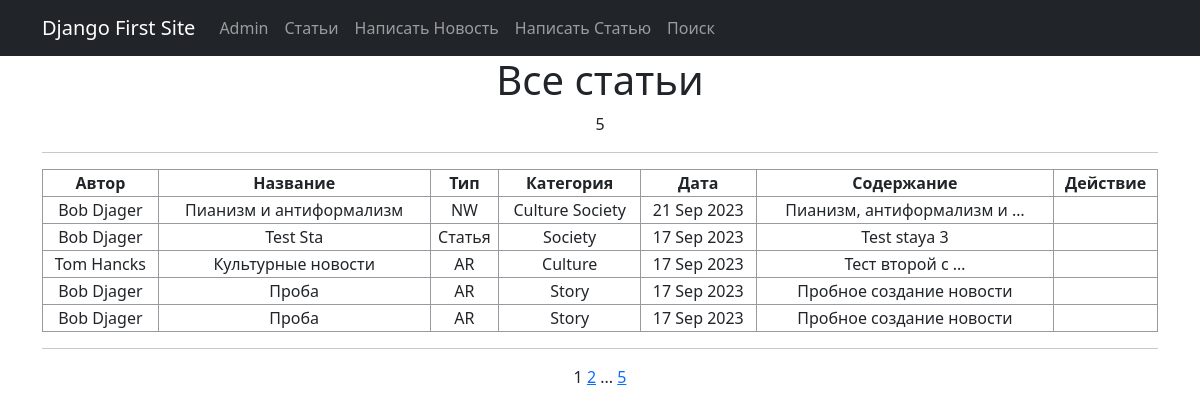
Before: /news/ with the older database file.
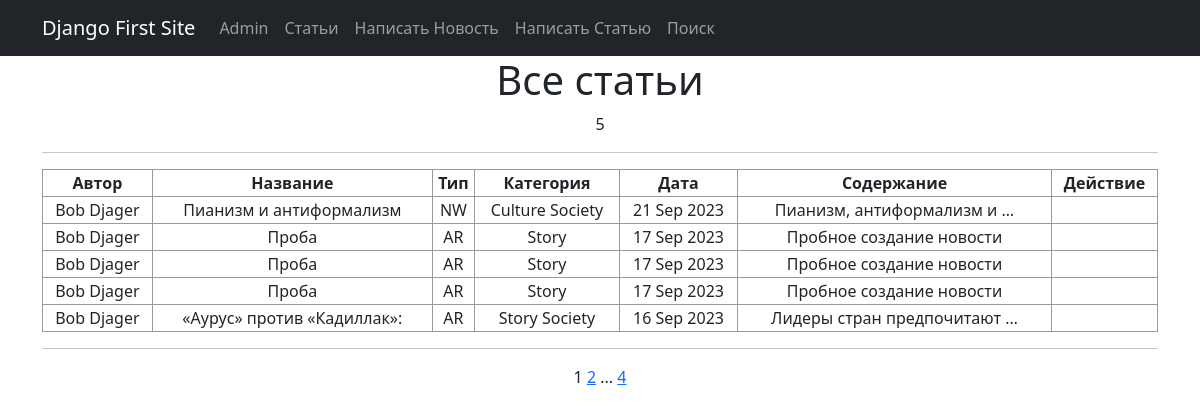
After: the same page with the newer database file.
### news/models.py (models this page shows, shortened)
class Post(models.Model):
    news = 'NW'
    article = 'AR'
    CATEGORY_CHOICES = [
        (news, 'Новость'),
        (article, 'Статья')
    ]
    post_author = models.ForeignKey(Author, on_delete=models.CASCADE)
    category_type = models.CharField(max_length=2, choices=CATEGORY_CHOICES,
                                     default=article)
    post_date = models.DateTimeField(auto_now_add=True)
    post_category = models.ManyToManyField(Category, through='PostCategory')
    post_title = models.CharField(max_length=128)
    post_text = models.TextField()
    post_rating = models.SmallIntegerField(default=0)

class Author(models.Model):
    author_user = models.OneToOneField(User, on_delete=models.CASCADE)
    author_rating = models.SmallIntegerField(default=0)
    def __str__(self):
        return f'{self.author_user.username}'

class Category(models.Model):
    category_name = models.CharField(max_length=64, unique=True)
    subscribers = models.ManyToManyField(User, related_name='categories')

### news/views.py (the view)
# urls.py: path('', PostList.as_view(), name='news'),
class PostList(ListView):
    model = Post
    ordering = '-post_date'
    template_name = 'news.html'
    context_object_name = 'news'
    paginate_by = 5
    def get_context_data(self, **kwargs):
        context = super().get_context_data(**kwargs)
        return context

### news/templates/news/news.html (shortened to what this page needs)
{% extends 'flatpages/default.html' %}
{% load censor_filters %}
{% block content %}
<h1>Все статьи</h1>
{{ news|length }}
<hr>
{% if news|length %}
    <table>
        <tr>
            <th>Автор</th>
            <th>Название</th>
            <th>Тип</th>
            <th>Категория</th>
            <th>Дата</th>
            <th>Содержание</th>
            <th>Действие</th>
        </tr>
        {% for post in news %}
        <col>
            <td>{{ post.post_author}}</td>
            <td>{{ post.post_title }}</td>
            <td>{{ post.category_type }}</td>
            <td>
                    {% for cat in post.post_category.all %}
                        {{ cat.category_name }}
                    {% endfor %}
            </td>
            <td>{{ post.post_date|date:'d M Y'}}</td>
            <td>{{ post.post_text|truncatewords:3}}</td>
            <td>
            </td>
        {% endfor %}
    </table>
            <hr>
        {% else %}
            <h1>Извините на данный момент статей нет</h1>
{% endif %}
{{ page_obj.number }}
{% if page_obj.has_next %}
    <a href="?page={{ page_obj.next_page_number }}">{{ page_obj.next_page_number }}</a>
    {% if paginator.num_pages != page_obj.next_page_number %}
    ...
    <a href="?page={{ page_obj.paginator.num_pages }}">{{ page_obj.paginator.num_pages }}</a>
    {% endif %}
{% endif %}
{% endblock content %}

Changed rows visible on the page:
removed Post: post_author "Bob Djager", post_title "Test Sta", category_type "Статья", post_date "17 Sep 2023", post_text "Test staya 3", Category (category_name "Society")
removed Post: post_author "Tom Hancks", post_title "Культурные новости", category_type "AR", post_date "17 Sep 2023", post_text "Тест второй с …", Category (category_name "Culture")
now on this page (row unchanged): Post: post_author "Bob Djager", post_title "Проба", category_type "AR", post_date "17 Sep 2023", post_text "Пробное создание новости", Category (category_name "Story")
now on this page (row unchanged): Post: post_author "Bob Djager", post_title "«Аурус» против «Кадиллак»:", category_type "AR", post_date "16 Sep 2023", post_text "Лидеры стран предпочитают …", Category (category_name "Story"), Category (category_name "Society")
Other visible differences:
{{ page_obj.paginator.num_pages }}: "5" → "4"
